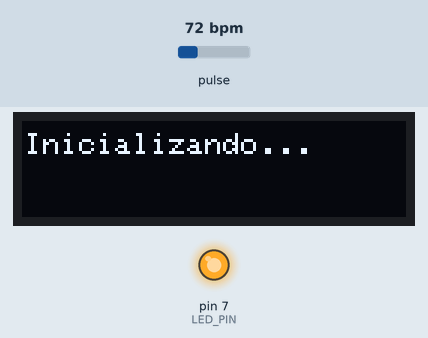
This sketch was run on a simulated Arduino Uno, built with avr-gcc and run on an emulated ATmega328P. On the bench: 128×32 one-colour display, output pins drawn as LEDs (lit = HIGH). The inputs (shaded band) are chosen by the test bench; at power-on: pulse 72 bpm. The display library's start-up logo is not drawn.

Above: at 2.1 s.
At 5.1 s:
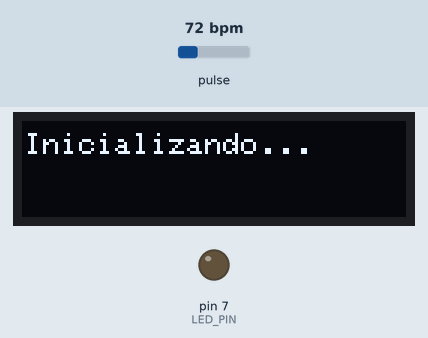
At 6.5 s:
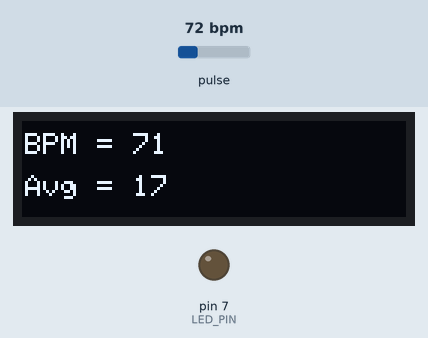
At 24.1 s:
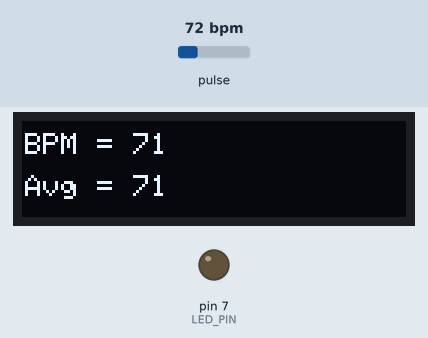
Timing chart, 0 to 25.6 s (numbered marks = the images above):
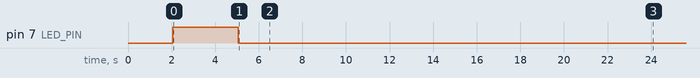

Measured:
- what the display in image 0 shows lasts 4.3 s, from 2.1 s to 6.4 s
- what the display in image 2 shows lasts 5.9 s, from 6.4 s to 12.3 s

The sketch:

Vad.ino
```cpp
#include <Wire.h>
#include "MAX30105.h"
#include "heartRate.h"
#include <Adafruit_SSD1306.h>

// Constantes
const byte RATE_SIZE = 4; // Aumenta para una media móvil mayor
const int LED_PIN = 7;
const int LED_PIN_VERDE = 6;
const int SCREEN_WIDTH = 128;
const int SCREEN_HEIGHT = 32;
const int OLED_RESET = -1;
const int TEXT_SIZE = 1;
const int TEXT_X = 1;
const int TEXT_Y = 4;
const int DELAY_BEFORE_START = 2000;
const int DELAY_BETWEEN_PULSES = 5000;
const int BEATS_PER_MINUTE_NORMAL = 70;
const int BEATS_PER_MINUTE_WARNING = 110;
const int BEATS_PER_MINUTE_LIMIT = 255;
const int PULSE_AMPLITUDE_RED = 0x0A;

// Variables globales
MAX30105 particleSensor;
Adafruit_SSD1306 display(SCREEN_WIDTH, SCREEN_HEIGHT, &Wire, OLED_RESET);
byte rates[RATE_SIZE]; // Array de latidos por minuto
byte rateSpot = 0;     // Índice actual del array
long lastBeat = 0;     // Tiempo del último latido
float beatsPerMinute;  // Latidos por minuto
int beatAvg;           // Promedio de latidos por minuto
String linea1;         // Primera línea del texto a mostrar
String linea2;         // Segunda línea del texto a mostrar

// Configuración inicial
void setup()
{
  if (!display.begin(SSD1306_SWITCHCAPVCC, 0x3C))
  {
    Serial.println("SSD1306 allocation failed");
    while (1)
      ;
  }

  Serial.print("HOLA");

  display.display();
  delay(DELAY_BEFORE_START);
  display.clearDisplay();

  if (!particleSensor.begin(Wire, I2C_SPEED_FAST))
  {
    Serial.println("MAX30105 was not found. Please check wiring/power. ");
    while (1)
      ;
  }

  particleSensor.setup();
  particleSensor.setPulseAmplitudeRed(PULSE_AMPLITUDE_RED);
  particleSensor.setPulseAmplitudeGreen(0);

  display.clearDisplay();
  printText(TEXT_SIZE, TEXT_X, TEXT_Y, "Inicializando...");
  display.display();

  pinMode(LED_PIN, OUTPUT);
  digitalWrite(LED_PIN, HIGH);
  delay(3000);
  digitalWrite(LED_PIN, LOW);
  delay(500);
}

// Bucle principal
void loop()
{

  long irValue = particleSensor.getIR();

  while(irValue < 50000){
    irValue = particleSensor.getIR();
    Serial.print(irValue + "\n");
    printPulseErrorIfPresent();
  }

  digitalWrite(LED_PIN,LOW);

  while (beatsPerMinute < BEATS_PER_MINUTE_NORMAL)
  {
    irValue = particleSensor.getIR();

    if (checkForBeat(irValue) == true)
    {
      long delta = millis() - lastBeat;
      lastBeat = millis();

      beatsPerMinute = 60 / (delta / 1000.0);

      if (beatsPerMinute < BEATS_PER_MINUTE_LIMIT && beatsPerMinute > BEATS_PER_MINUTE_NORMAL)
      {
        rates[rateSpot++] = (byte)beatsPerMinute;
        rateSpot %= RATE_SIZE;

        beatAvg = 0;
        for (byte x = 0; x < RATE_SIZE; x++)
          beatAvg += rates[x];
        beatAvg /= RATE_SIZE;
      }
    }
  }

  if (irValue < 50000)
  {
    linea1 = "ERROR DEDO";
    linea2 = "";
  }
  else
  {
    linea1 = "BPM = " + String(int(beatsPerMinute));
    linea2 = "Avg = " + String(beatAvg);
  }

  display.clearDisplay();
  printText(TEXT_SIZE, TEXT_X, TEXT_Y, linea1);
  printText(TEXT_SIZE, TEXT_X, TEXT_Y + 14, linea2);
  display.display();

    if (int(beatsPerMinute) < 70){ //FIJO
      digitalWrite(LED_PIN,HIGH);
      delay(5000); //delay 5 segundos
      digitalWrite(LED_PIN,LOW);
    }else{
      if(int(beatsPerMinute) >= 70 && int(beatsPerMinute) < 110){ //PARDPADEO CADA SEGUNDO EN 5 SEGUNDOS
          blink(1000); //2s
          blink(1000); //2s
          blinkHIGH(1000); //1s
          digitalWrite(LED_PIN,LOW);
      }else{
        if(int(beatsPerMinute) > 110){ //PARDPADEO CADA MEDIO SEGUNDO EN 5 SEGUNDOS
          blink(500); //1s
          blink(500); //1s
          blink(500); //1s
          blink(500); //1s
          blink(500); //1s
        }
      }
    }
  beatsPerMinute = 0;
}

// Imprime un error si la intensidad de luz es demasiado baja
void printPulseErrorIfPresent()
{
  display.clearDisplay();
  printText(TEXT_SIZE, TEXT_X, TEXT_Y, "ERROR DEDO");
  digitalWrite(LED_PIN, HIGH);
  display.display();
}

// Imprime texto en la pantalla OLED
void printText(int size, int x, int y, String text)
{
  display.setTextSize(size);
  display.setTextColor(WHITE);
  display.setCursor(x, y);
  display.println(text);
}

// Hace parpadear el LED
void blink(int ms){
  blinkHIGH(ms);
  blinkLOW(ms);
}

void blinkHIGH(int ms){
    digitalWrite(LED_PIN_VERDE,HIGH);
    delay(ms);
}

void blinkLOW(int ms){
    digitalWrite(LED_PIN_VERDE,LOW);
    delay(ms);
}
```
